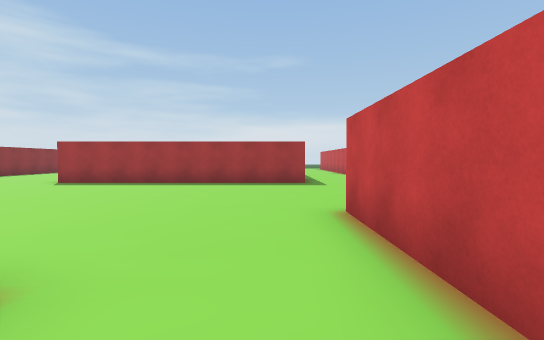
View 1 (above)

24 first-person views from a walk through a scene from a Unity 3-D project. The camera is 1.4 m above the floor, tilts 2° down and sees 85° across. The floor is counted in squares, 2 m on a side. Each view is taken from the middle of a square. On the plan, view 1 faces up. The plan holds only what a view shows up to about 10 squares ahead; the rest is blank. The place goes on beyond the plan. The player is left out. Some surface patterns are stand-ins.

View 2
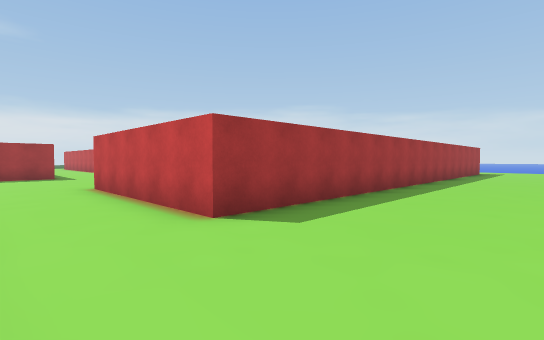

View 3
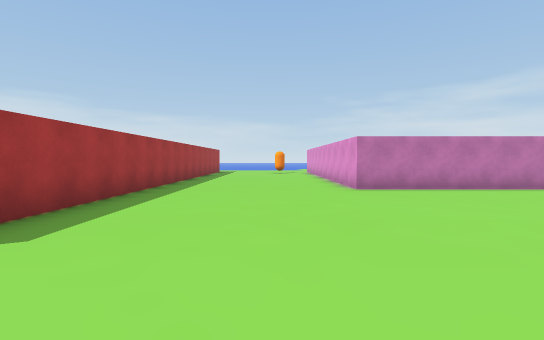

View 4
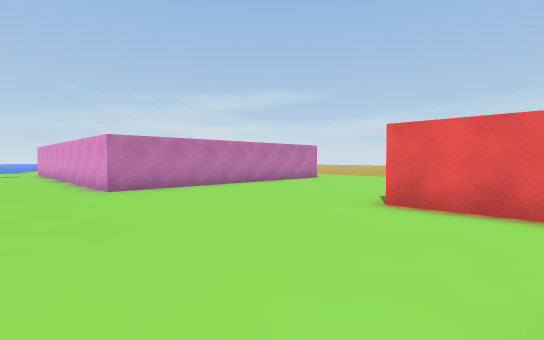

View 5
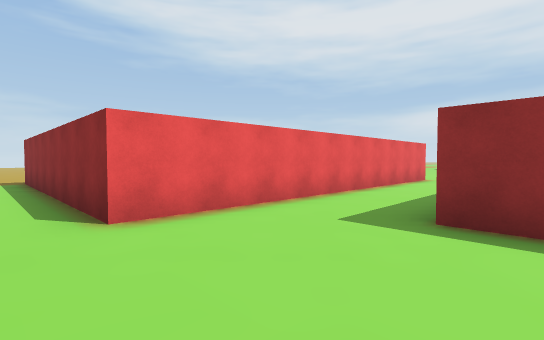

View 6
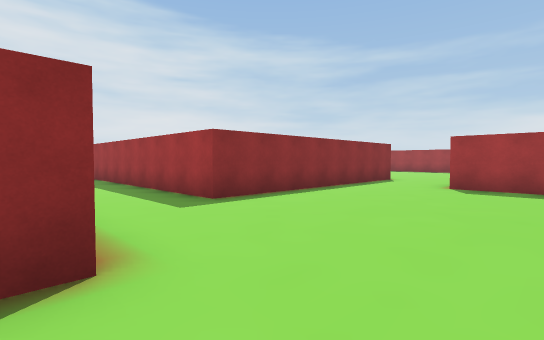

View 7
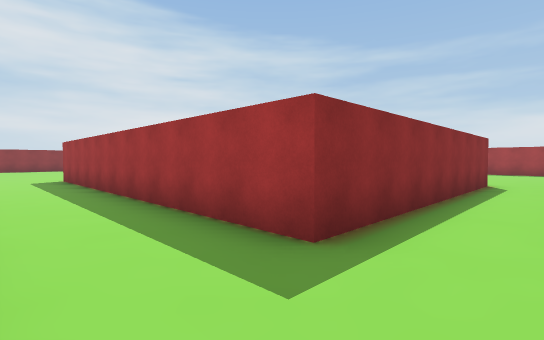

View 8
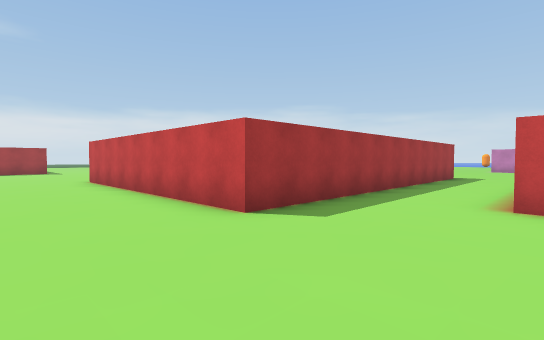

View 9
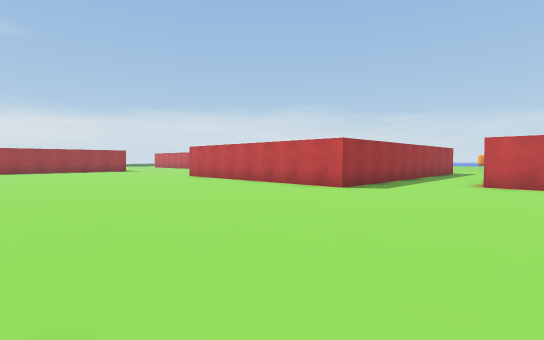

View 10
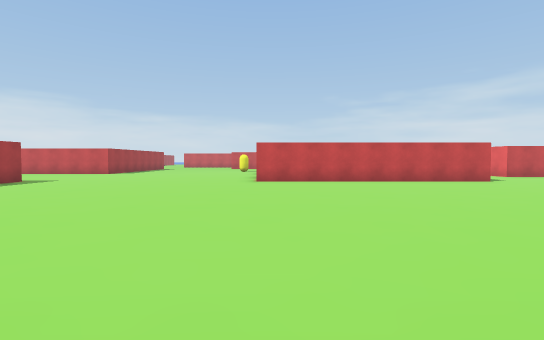

View 11
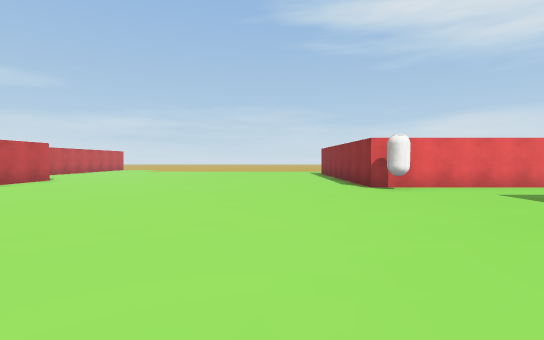

View 12
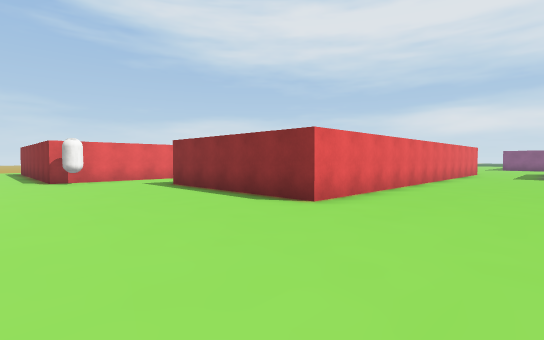

View 13
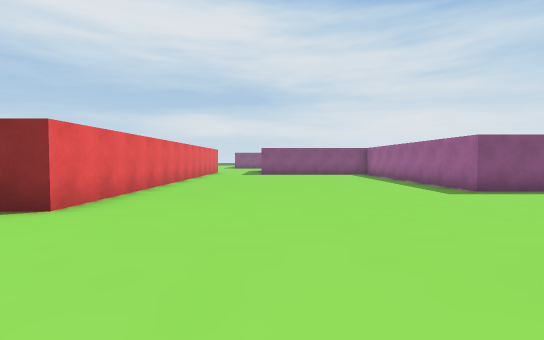

View 14
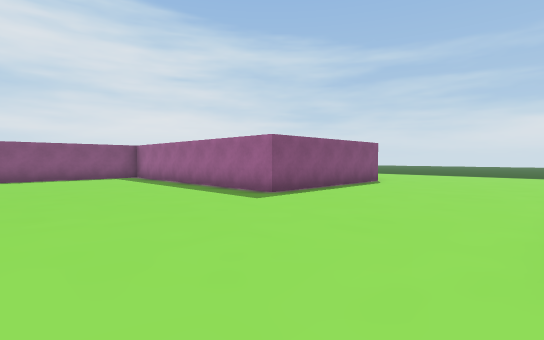

View 15
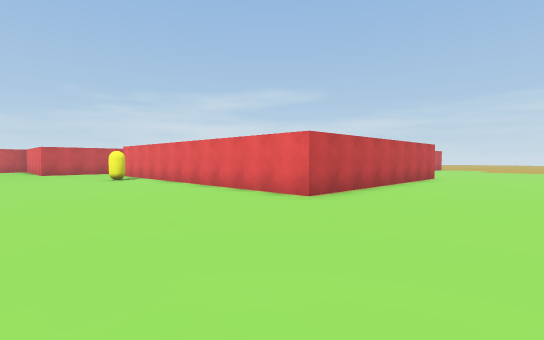

View 16
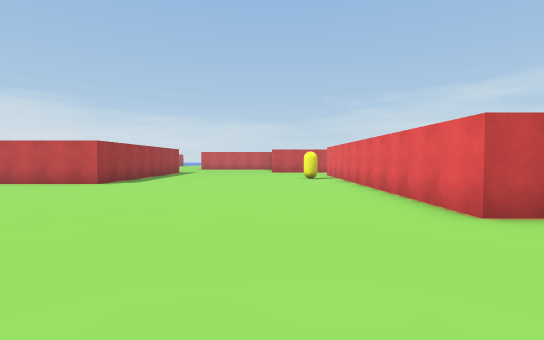

View 17
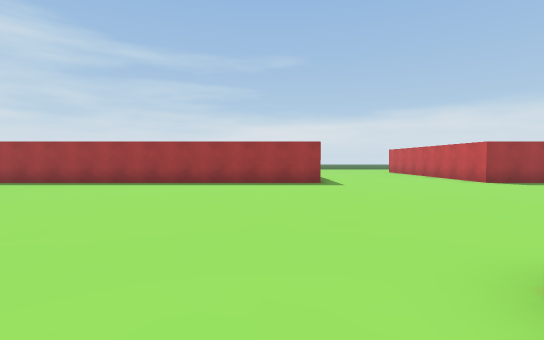

View 18
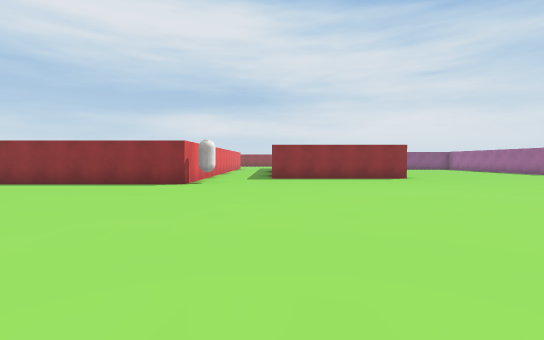

View 19
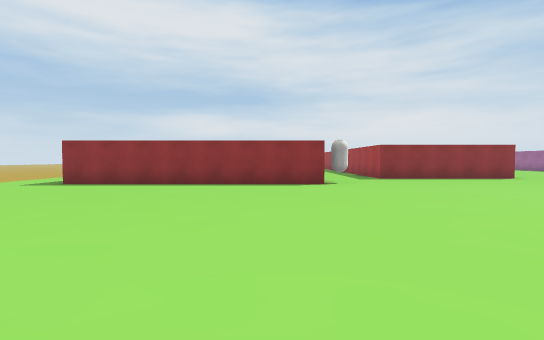

View 20
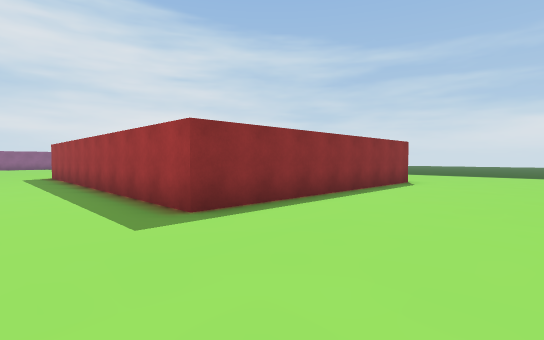

View 21
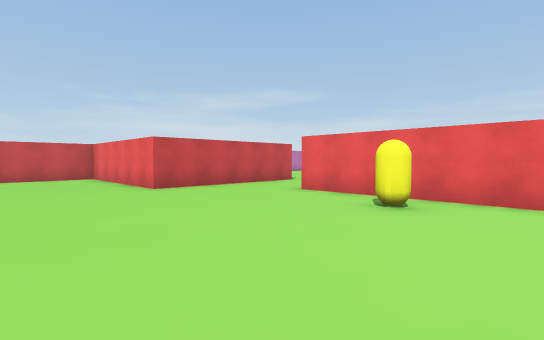

View 22
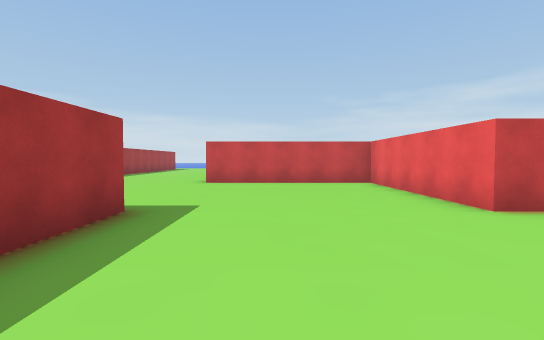

View 23
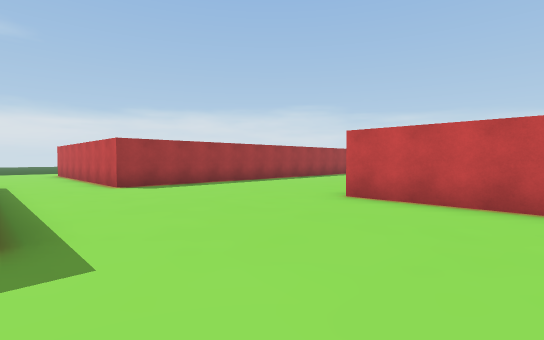

View 24
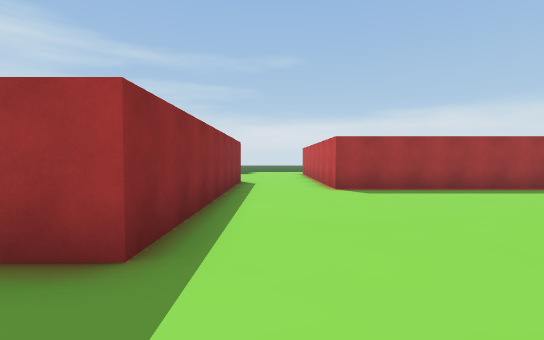

### Floor plan
Points are (right, up) in squares from view 1. A wall is a line through its corners. A room is listed if a view was taken in it or the views show most of it. See-through windows are left out.
Room 1 (views 1, 2, 3, 4, 5, 6, 7)
walls: (6, -11.2) (6, -6) (6.5, -6); (6.5, -1) (1, -1) (1, 2.5); (-1.5, 1.5) (-1.5, -6) (-9.5, -6); (-8.6, -8.5) (1, -8.5) (1, -11.5)
ways out: opening at (-9, -7.5) to room 2; opening at (-0.5, 1.5) to room 2
Room 2 (views 8, 9, 10, 11, 12, 13, 14, 15, 16, 17, 18, 19, 20, 21, 22, 23, 24)
walls: (-11.5, 16.6) (-11.5, 9) (-21.2, 9); (-9.5, -6) (-11.5, -6) (-11.5, 1.5) (-1.5, 1.5); (-25.9, -3.5) (-21.5, -3.5) (-21.5, -11); (-9, -9.6) (-9, -8.5); (-31.1, 4) (-24, 4) (-24, -1); (1, 2.5) (1, 4) (6, 4) (6, 9); (-26.5, 16.5) (-26.5, 11.5) (-31.8, 11.5); (1, 16.4) (1, 9) (-6.5, 9) (-6.5, 11.9); (6.5, 14) (3.5, 14) (3.5, 17.6)
ways out: opening at (-9, -7.5) to room 1; opening at (-0.5, 1.5) to room 1
objects: capsule (-22, -3); yellow capsule (-4, 3)

Where each view was taken, in squares from view 1:
view 1: 0 up, 0 right, facing up
view 2: 4 down, 1 left, facing up-right
view 3: 4 down, 1 left, facing right
view 4: 4 down, 1 left, facing down-right
view 5: 5 down, 2 right, facing down-left
view 6: 9 down, 3 right, facing up-left
view 7: 8 down, 0 right, facing up-left
view 8: 9 down, 14 left, facing up-right
view 9: 10 down, 18 left, facing up-right
view 10: 1 up, 21 left, facing right
view 11: 4 up, 19 left, facing down
view 12: 7 up, 20 left, facing down-left
view 13: 7 up, 20 left, facing left
view 14: 7 up, 22 left, facing up-left
view 15: 6 up, 15 left, facing down-right
view 16: 4 up, 15 left, facing right
view 17: 0 up, 13 left, facing up
view 18: 1 down, 13 left, facing left
view 19: 5 down, 13 left, facing left
view 20: 7 up, 8 left, facing up-left
view 21: 7 up, 6 left, facing down-right
view 22: 7 up, 3 left, facing right
view 23: 6 up, 1 right, facing up-right
view 24: 7 up, 2 right, facing up
